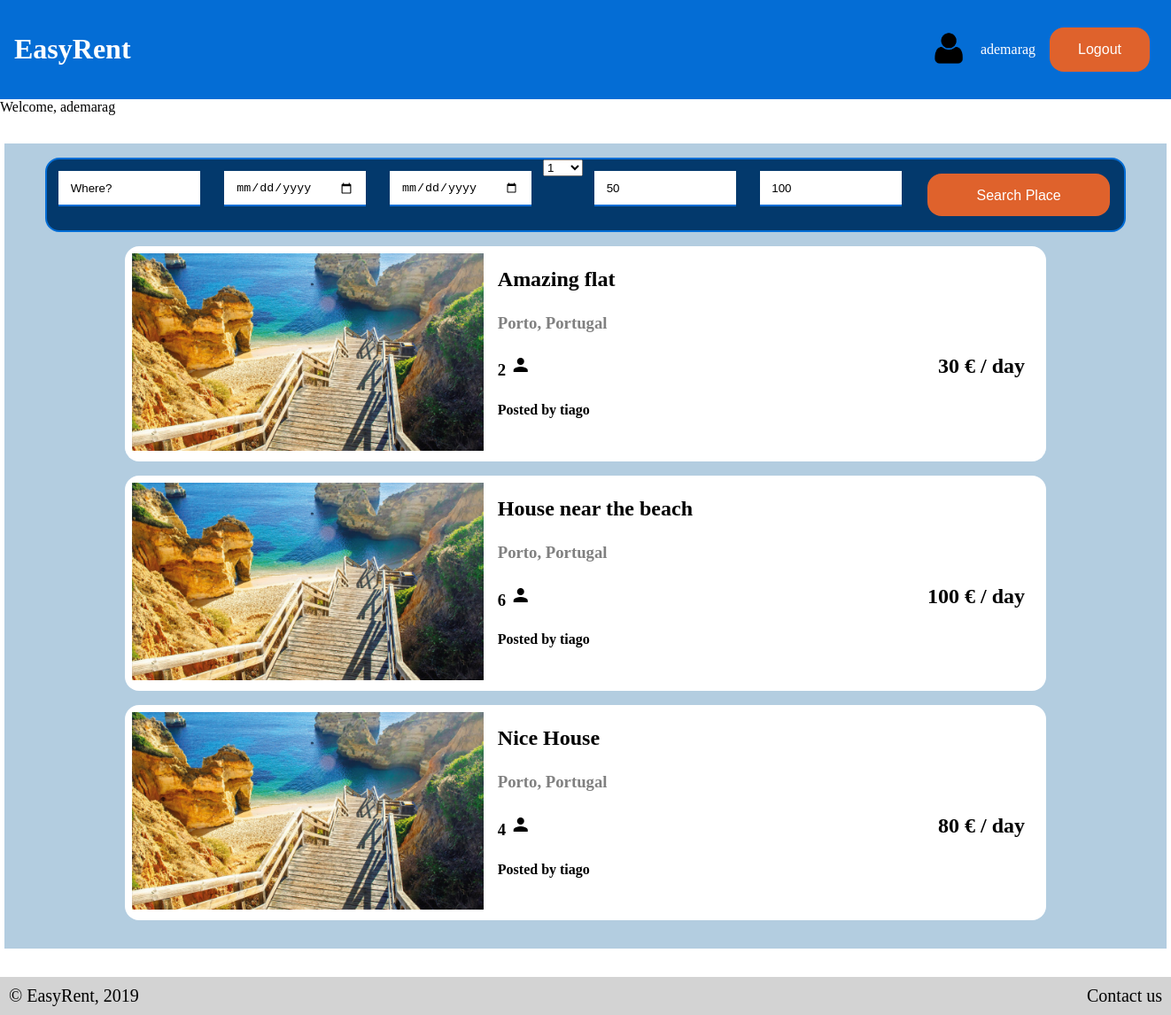
/pages/main.php (signed in), run on the app's committed database.
### tables this page shows
CREATE TABLE Place (id INTEGER PRIMARY KEY, title TEXT NOT NULL, price_day FLOAT NOT NULL, description TEXT, address TEXT, location_id INTEGER REFERENCES Location (id), owner TEXT REFERENCES User (username) NOT NULL, capacity INTEGER NOT NULL);

CREATE TABLE Location(
    id      INTEGER PRIMARY KEY,
    city    TEXT NOT NULL,
    country TEXT NOT NULL
);

### database/access_database.php (called while the page is built, shortened)
<?php
    function getAllPlaces() {
        $db = Database::instance()->db();
        $stmt = $db->prepare('SELECT * FROM Place');
        $stmt->execute();
        return $stmt->fetchAll();
    }
    function getLocation($location_id) {
        $db = Database::instance()->db();
        $location = $db->prepare('SELECT city, country FROM Location WHERE id = ?');
        $location->execute(array($location_id));
        return $location->fetch();    }
?>

### templates/template_place.php (the view)
<?php
    function template_place($place){
        $location = getLocation($place['location_id']);
?>
    <a href="../pages/place.php?id= <?=$place['id']?>">
        <article class="place">
            <div class="place_photo">
                <img src="../resources/beachOpener.jpg" alt="Beach" style="max-width:100%;">
            </div>
            <div class="place_info">
                <h2 class="title"><?=$place['title']?></h3>
                <h3 class="location"><?=$location['city']?>, <?=$location['country']?></h3>
                <h3 class="capacity"><?=$place['capacity']?> <i class="material-icons">person</i></h3>
                <h2 class="price"><?=$place['price_day']?> € / day</h3>
                <h4 class="owner">Posted by <?=$place['owner']?></h4>
            </div>
        </article>
    </a>
<?php
    }
?>

### templates/template_generic.php (shortened to what this page needs)
<?php
    function template_header() {
?>
<!DOCTYPE html>
<html lang = "pt-PT">
    <head>
        <link href="../css/style.css" rel="stylesheet">
    </head>
    <body>
        <header>
            <h1><a href="../pages/main.php">EasyRent</a></h1>
            <?php
            if (isset($_SESSION['username']))
                template_user_section();
            ?>
        </header>
<?php }
    function template_footer() {
?>
        <footer>
            <p>&copy; EasyRent, 2019</p>
            <p>Contact us</p>
        </footer>
    </body>
</html>
<?php
    }
    function template_user_section() {
?>
        <div id = "header_user_section">
            <a href="profile.php?user=<?=$_SESSION['username']?>"><img src="../resources/pic1.png" alt="Profile Picture Icon" style="width:40px;height:40px;"></a>
            <a href="profile.php?user=<?=$_SESSION['username']?>"><?= $_SESSION['username']  ?></a>
            <form action="../actions/process_logout.php"><input type="submit" id="logout" value="Logout"></form>
        </div>
<?php
    }
?>

### pages/main.php (shortened to what this page needs)
<?php
    include_once('../templates/template_generic.php');
    include_once('../templates/template_search.php');
    include_once('../templates/template_place.php');
    include_once('../database/access_database.php');
    $places = getAllPlaces();
    template_header();
?>
    <section id="user">
        Welcome, <?= $_SESSION['username']  ?>
    </section>
<section id="content">
<?php
    template_search();
    foreach ($places as $place) {
        template_place($place);
    }
?>
</section>
<?php
    template_footer();
?>

### templates/template_search.php (shortened to what this page needs)
<?php
    function template_search() {
?>
    <section id = "search">
        <form action="../" method="post">
            <input type="text" id="where" value="Where?">
            <div id="date">
                <input type="date" id="checkin">
                <input type="date" id="checkout">
            </div>
            <div id="capacity">
                <select name="min_capacity" id="min_capatity">
                    <option value="1">1</option>
                </select>
            </div>
            <div id="price_range">
                <input type="number" id="min" name="min" value="50" step="1">
                <input type="number" id="max" name="max" value="100" step="1">
            </div>
            <input type="submit" id="submit_search" value="Search Place">
        </form>
    </section>
<?php
    }
?>

### css/style.css (style rules this page uses)
body { font-family: Cambria, Candara, Georgia, Times, 'Times New Roman', serif; margin: 0; }
a { color: black; text-decoration: none; }
body>header { background-color: #046DD5; text-decoration: none; color: white; font-style: normal; text-align: center; padding: 1em; display: flex; justify-content: space-between; }
body>header a { color: white; }
#header_user_section { display: flex; align-items: center; }
#header_user_section > * { margin: .5em; }
body>footer { background-color: lightgrey; margin: 0px; padding: 10px; text-align: right; font-size: 20px; display: flex; justify-content: space-between; }
body>footer p { margin: 0; }
input { width: 90%; padding: 1em; border: none; border-bottom: 2px solid #046DD5; box-sizing: border-box; display: block; margin: 1em auto; margin-top: 0.5em; }
input[type=submit] { width: 100%; background-color: #df622c; border: none; color: white; padding: 1em 2em; margin: 0em auto; cursor: pointer; font-size: 16px; border-radius: 1em; }
body>#content { background-color: #b3cde0; width: 80em; margin: 2em auto; padding: 1em; }
#search { background-color: #03396c; margin: 0em auto; margin-bottom: 1em; max-width: 95%; border-radius: 1em; border: 2px solid #046DD5; }
#search form { display: flex; grid-template-columns: auto auto auto; grid-template-rows: auto auto auto; }
#search input { width: 12em; height: 3em; margin: 1em; }
#search div { text-align: center; }
#search #where { grid-column: 1 / 2; grid-row: 1 / 2; }
#search #date { display: flex; grid-column: 2 / 3; grid-row: 1 / 2; }
#search #capacity { grid-column-start: 1 / 2; grid-row-start: 2 / 3; }
#search #price_range { display: flex; grid-column-start: 2 / 3; grid-row-start: 2 / 3; }
#search #submit_search { width: 50%; margin: 1em; grid-column: 3 / 4; grid-row: 1 / 3; }
article.place { background-color: white; border-radius: 1em; width: 80%; padding: 0.5em; margin: 1em auto; display: flex; transition: padding 0.5s, background-color 0.5s; }
article.place div.place_photo { width: 40%; }
article.place div.place_info { width: 60%; margin: 1em; display: grid; grid-template-columns: auto auto; grid-template-rows: auto auto auto auto; }
article.place div.place_info .title { grid-column: 1 / 3; grid-row: 1 / 2; margin: 0; }
article.place div.place_info .location { grid-column: 1 / 3; grid-row: 2 / 3; margin: 0; color: gray; }
article.place div.place_info .capacity { grid-column: 1 / 2; grid-row: 3 / 4; margin: 0; }
article.place div.place_info .price { grid-column: 2 / 3; grid-row: 3 / 4; margin: 0; text-align: right; }
article.place div.place_info .owner { grid-column: 1 / 3; grid-row: 4 / 5; margin: 0; }

### data on the page
place: title "Amazing flat", location.city "Porto", location.country "Portugal", capacity "2", price_day "30", owner "tiago"
place: title "House near the beach", location.city "Porto", location.country "Portugal", capacity "6", price_day "100", owner "tiago"
place: title "Nice House", location.city "Porto", location.country "Portugal", capacity "4", price_day "80", owner "tiago"

### other printed values
$_SESSION['username'] "ademarag"
